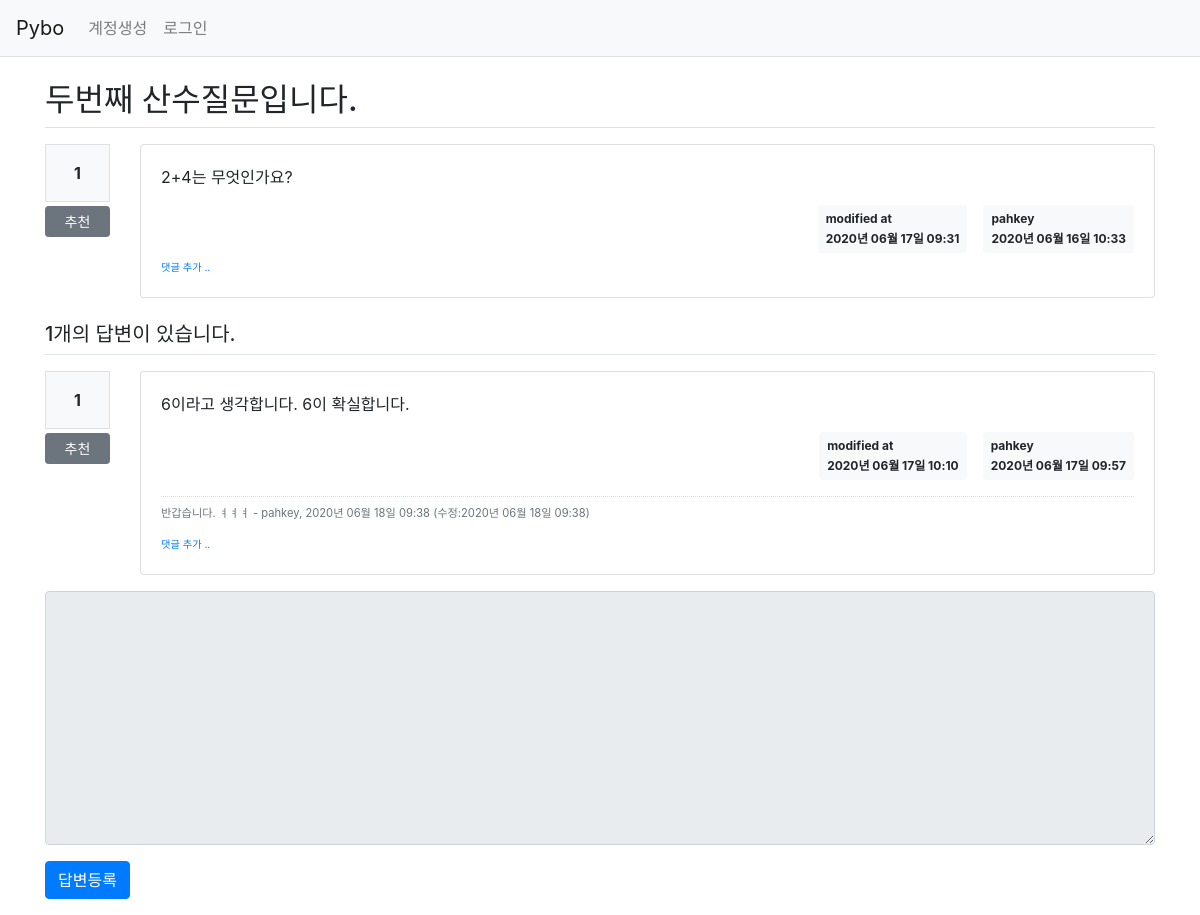
Screenshot of /question/detail/305/ with the database file from the repository.
### pybo/models.py (models this page shows)
class Question(db.Model):
    id = db.Column(db.Integer, primary_key=True)
    subject = db.Column(db.String(200), nullable=False)
    content = db.Column(db.Text(), nullable=False)
    create_date = db.Column(db.DateTime(), nullable=False)
    user_id = db.Column(db.Integer, db.ForeignKey('user.id', ondelete='CASCADE'), nullable=False)
    user = db.relationship('User', backref=db.backref('question_set'))
    modify_date = db.Column(db.DateTime(), nullable=True)
    voter = db.relationship('User', secondary=question_voter, backref=db.backref('question_voter_set'))

class User(db.Model):
    id = db.Column(db.Integer, primary_key=True)
    username = db.Column(db.String(150), unique=True, nullable=False)
    password = db.Column(db.String(200), nullable=False)
    email = db.Column(db.String(120), unique=True, nullable=False)

class Answer(db.Model):
    id = db.Column(db.Integer, primary_key=True)
    question_id = db.Column(db.Integer, db.ForeignKey('question.id', ondelete='CASCADE'))
    question = db.relationship('Question', backref=db.backref('answer_set'))
    content = db.Column(db.Text(), nullable=False)
    create_date = db.Column(db.DateTime(), nullable=False)
    user_id = db.Column(db.Integer, db.ForeignKey('user.id', ondelete='CASCADE'), nullable=False)
    user = db.relationship('User', backref=db.backref('answer_set'))
    modify_date = db.Column(db.DateTime(), nullable=True)
    voter = db.relationship('User', secondary=answer_voter, backref=db.backref('answer_voter_set'))

class Comment(db.Model):
    id = db.Column(db.Integer, primary_key=True)
    user_id = db.Column(db.Integer, db.ForeignKey('user.id', ondelete='CASCADE'), nullable=False)
    user = db.relationship('User', backref=db.backref('comment_set'))
    content = db.Column(db.Text(), nullable=False)
    create_date = db.Column(db.DateTime(), nullable=False)
    modify_date = db.Column(db.DateTime())
    question_id = db.Column(db.Integer, db.ForeignKey('question.id', ondelete='CASCADE'), nullable=True)
    question = db.relationship('Question', backref=db.backref('comment_set'))
    answer_id = db.Column(db.Integer, db.ForeignKey('answer.id', ondelete='CASCADE'), nullable=True)
    answer = db.relationship('Answer', backref=db.backref('comment_set'))

### pybo/views/question_views.py (the view)
@bp.route('/detail/<int:question_id>/')
def detail(question_id):
    form = AnswerForm()
    question = Question.query.get_or_404(question_id)
    return render_template('question/question_detail.html', question=question, form=form)

### pybo/forms.py
class AnswerForm(FlaskForm):
    content = TextAreaField('내용', validators=[DataRequired('내용은 필수입력 항목입니다.')])

### pybo/filter.py (called while the page is built)
def format_datetime(value, fmt='%Y년 %m월 %d일 %H:%M'):
    return value.strftime(fmt)

### pybo/views/auth_views.py (called while the page is built)
@bp.before_app_request
def load_logged_in_user():
    user_id = session.get('user_id')
    if user_id is None:
        g.user = None
    else:
        g.user = User.query.get(user_id)

### pybo/templates/question/question_detail.html (shortened to what this page needs)
{% extends 'base.html' %}
{% block content %}
<div class="container my-3">
    <h2 class="border-bottom py-2">{{ question.subject }}</h2>
    <div class="row my-3">
        <div class="col-1">
            <div class="bg-light text-center p-3 border font-weight-bolder mb-1">{{ question.voter|length }}</div>
            <a href="#" data-uri="{{ url_for('vote.question', question_id=question.id) }}"
               class="recommend btn btn-sm btn-secondary btn-block my-1">추천</a>
        </div>
        <div class="col-11">
            <div class="card">
                <div class="card-body">
                    <div class="card-text">{{ question.content|markdown }}</div>
                    <div class="d-flex justify-content-end">
                        {% if question.modify_date %}
                        <div class="badge badge-light p-2 text-left mx-3">
                            <div class="mb-2">modified at</div>
                            <div>{{ question.modify_date|datetime }}</div>
                        </div>
                        {% endif %}
                        <div class="badge badge-light p-2 text-left">
                            <div class="mb-2">{{ question.user.username }}</div>
                            <div>{{ question.create_date|datetime }}</div>
                        </div>
                    </div>
                    <div>
                        <a href="{{ url_for('comment.create_question', question_id=question.id) }}"
                           class="small"><small>댓글 추가 ..</small></a>
                    </div>
                </div>
            </div>
        </div>
    </div>
    <h5 class="border-bottom my-3 py-2">{{ question.answer_set|length }}개의 답변이 있습니다.</h5>
    {% for answer in question.answer_set %}
    <div class="row my-3">
        <div class="col-1">
            <div class="bg-light text-center p-3 border font-weight-bolder mb-1">{{ answer.voter|length }}</div>
            <a href="#" data-uri="{{ url_for('vote.answer', answer_id=answer.id) }}"
                class="recommend btn btn-sm btn-secondary btn-block my-1">추천</a>
        </div>
        <div class="col-11">
            <div class="card">
                <div class="card-body">
                    <div class="card-text">{{ answer.content|markdown }}</div>
                    <div class="d-flex justify-content-end">
                        {% if answer.modify_date %}
                        <div class="badge badge-light p-2 text-left mx-3">
                            <div class="mb-2">modified at</div>
                            <div>{{ answer.modify_date|datetime }}</div>
                        </div>
                        {% endif %}
                        <div class="badge badge-light p-2 text-left">
                            <div class="mb-2">{{ answer.user.username }}</div>
                            <div>{{ answer.create_date|datetime }}</div>
                        </div>
                    </div>
                    {% if answer.comment_set|length > 0 %}
                    <div class="mt-3">
                    {% for comment in answer.comment_set %}
                        <div class="comment py-2 text-muted">
                            <span style="white-space: pre-line;">{{ comment.content }}</span>
                            <span>
                                - {{ comment.user.username }}, {{ comment.create_date|datetime }}
                                {% if comment.modify_date %}
                                (수정:{{ comment.modify_date|datetime }})
                                {% endif %}
                            </span>
                        </div>
                    {% endfor %}
                    </div>
                    {% endif %}
                    <div>
                        <a href="{{ url_for('comment.create_answer', answer_id=answer.id) }}"
                           class="small"><small>댓글 추가 ..</small></a>
                    </div>
                </div>
            </div>
        </div>
    </div>
    {% endfor %}
    <form action="{{ url_for('answer.create', question_id=question.id) }}" method="post" class="my-3">
        <div class="form-group">
            <textarea {% if not g.user %}disabled{% endif %}
                    name="content" id="content" class="form-control" rows="10"></textarea>
        </div>
        <input type="submit" value="답변등록" class="btn btn-primary">
    </form>
</div>
{% endblock %}

### pybo/static/style.css (style rules this page uses)
.comment { border-top:dotted 1px #ddd; font-size:0.7em; }

### rows the page displays
Question: subject "두번째 산수질문입니다.", content "2+4는 무엇인가요?", modify_date "2020년 06월 17일 09:31", create_date "2020년 06월 16일 10:33"
User: user.username "pahkey"
Answer: voter|length "1", content "6이라고 생각합니다. 6이 확실합니다.", modify_date "2020년 06월 17일 10:10", user.username "pahkey", create_date "2020년 06월 17일 09:57"
Comment: content "반갑습니다. ㅕㅕㅕ", user.username "pahkey", create_date "2020년 06월 18일 09:38", modify_date "2020년 06월 18일 09:38"

### other values shown
{{ question.voter|length }} "1"
{{ question.answer_set|length }} "1"
